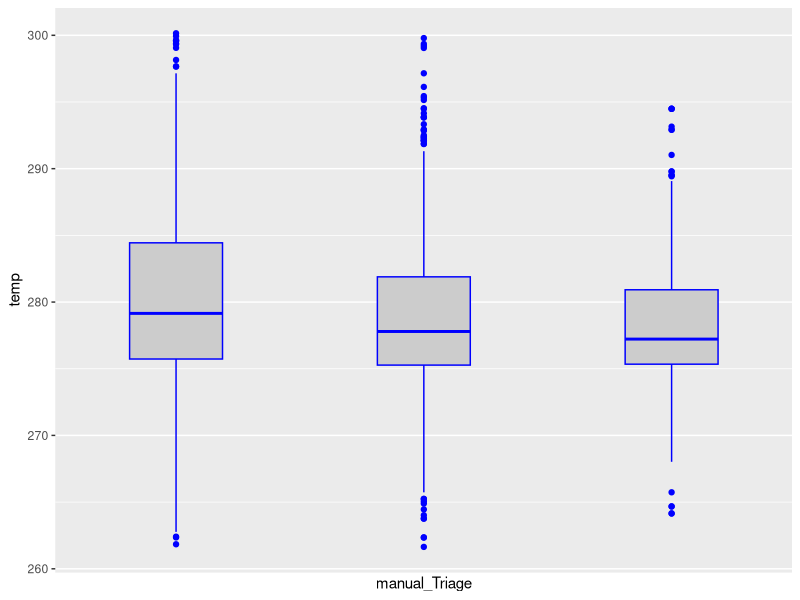
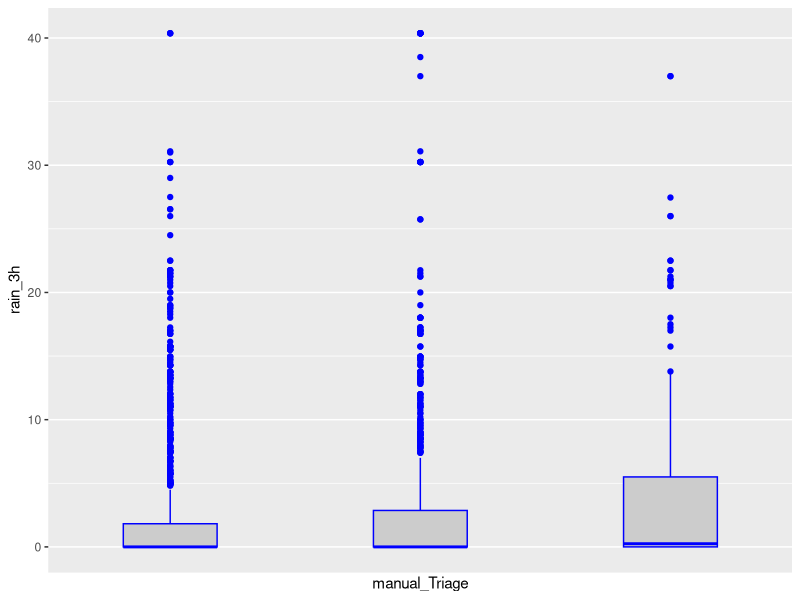

Write R code to recreate these figures, in order. (Note: this script raises an error after producing the figures.)
all_data = read.csv("./Basel/Patients_and_Weather.csv")
interesting_columns_patient = c("SO2", "Pulse", "Q1", "Q2", "Q3", "Q4", "Q5", "Q6", "Q7", "CQ1", "CQ2",
                               "CQ3", "CQ4", "CQ5", "CQ6", "CQ7", "CQ8",
                               "question_Triage", "pulse_Triage", "spo2_Triage", "manual_Triage",
                               "SpO2ReferenceValue", "PulseReferenceValue",
                               "SpO2RedLimitVariation", "SpO2YellowLimitVariation",
                               "PulseRedLimitUpper", "PulseRedLimitLower", "PulseRedLimitVariation",
                               "PulseYellowLimitVariation")
interesting_columns_weather = c("temp", "pressure",
                               "humidity", "wind_speed", "wind_deg", "rain_1h", "rain_3h", "rain_24h",
                               "rain_today", "snow_1h", "snow_3h", "snow_24h", "snow_today",
                               "clouds_all")

all_data$snow_1h[is.na(all_data$snow_1h)] <- 0
all_data$rain_1h[is.na(all_data$rain_1h)] <- 0
all_data$snow_3h[is.na(all_data$snow_3h)] <- 0
all_data$rain_3h[is.na(all_data$rain_3h)] <- 0
#all_data$snow_24h[is.na(all_data$snow_24h)] <- 0
#all_data$rain_24h[is.na(all_data$rain_24h)] <- 0

# + snow_24h + rain_24h

all_data$manual_Triage_factor <- as.factor(all_data$manual_Triage)

all_data.aov <- aov(manual_Triage ~ temp + pressure + humidity + wind_speed + snow_1h + snow_3h  + clouds_all
                    + wind_deg + rain_1h + rain_3h + weather_main + weather_description, data = all_data, na.action=na.exclude)
summary(all_data.aov)

require(ggplot2)

ggplot(all_data[!is.na(all_data$manual_Triage),], aes(x = manual_Triage, y = temp, group=manual_Triage)) +
  geom_boxplot(fill = "grey80", colour = "blue") + scale_x_discrete()

ggplot(all_data[!is.na(all_data$manual_Triage),], aes(x = manual_Triage, y = rain_3h, group=manual_Triage)) +
  geom_boxplot(fill = "grey80", colour = "blue") + scale_x_discrete()


all_data.lm <- lm(manual_Triage ~ temp + pressure + humidity + wind_speed + snow_1h + snow_3h+ clouds_all
                  + wind_deg + rain_1h + rain_3h + weather_main + weather_description, data = all_data, na.action=na.exclude)
summary(all_data.lm)


all_data.man <- manova(temp + pressure + humidity + wind_speed + snow_1h + snow_3h+ clouds_all
                  + wind_deg + rain_1h + rain_3h + weather_main + weather_description ~ manual_Triage, data = all_data, na.action=na.exclude)

all_data.aov_reverse <- aov(temp ~ manual_Triage, data = all_data, na.action=na.exclude)
summary(all_data.aov_reverse)

all_data.aov_reverse_factor <- aov(temp ~ manual_Triage_factor, data = all_data, na.action=na.exclude)
summary(all_data.aov_reverse_factor)


plot(manual_Triage ~ temp, data=all_data)
abline(lm(manual_Triage ~ temp, data = all_data))

plot(temp ~ manual_Triage, data=all_data)

ggplot(all_data[!is.na(all_data$manual_Triage),], aes(x=manual_Triage, y=temp)) + 
  geom_point(color='#2980B9', size = 4) + 
  geom_smooth(method=lm, color='#2C3E50')
